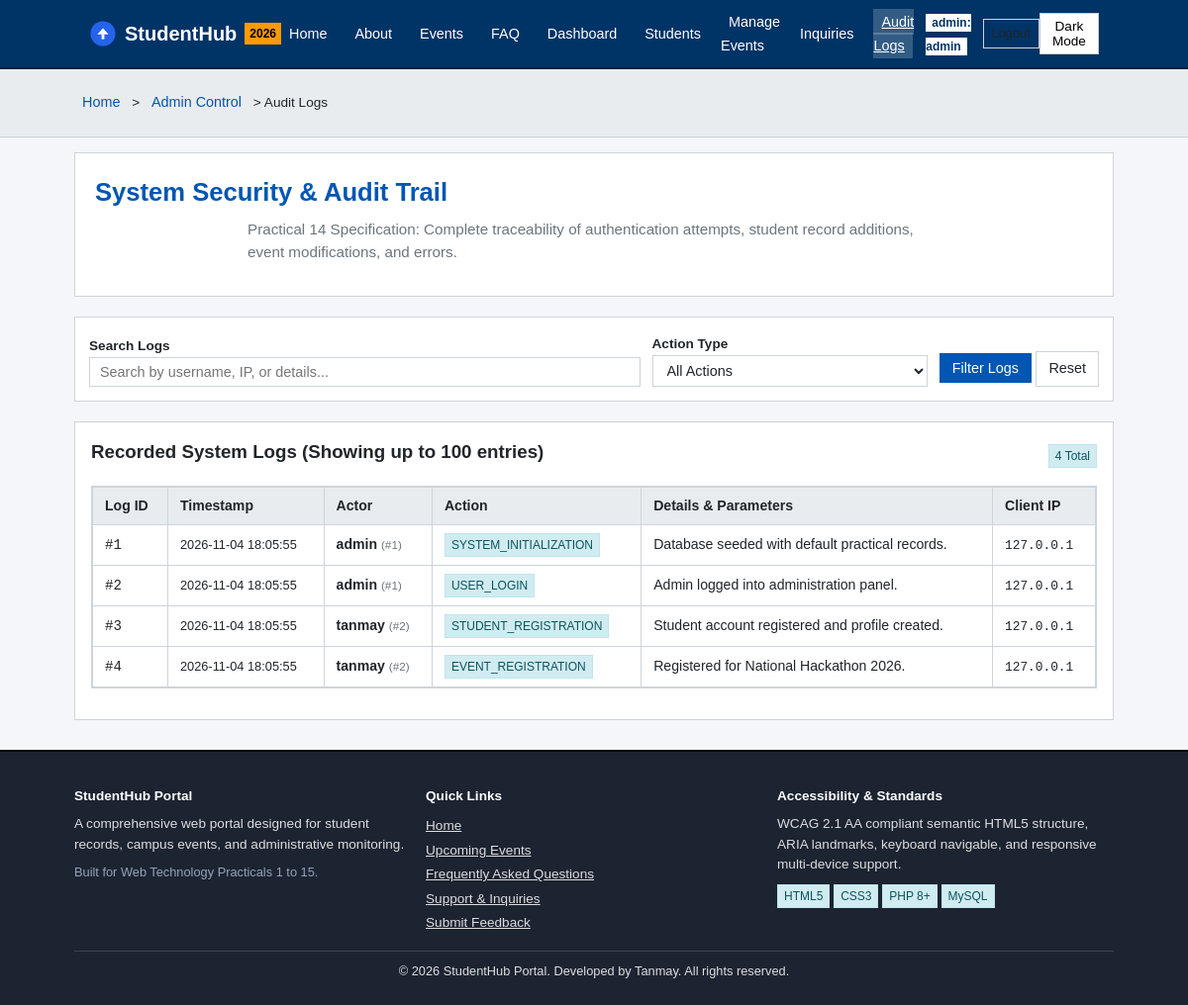
Screenshot of /admin_audit_logs.php (signed in) with the database file from the repository.
### tables this page shows
CREATE TABLE `audit_logs` (
  `id` INT AUTO_INCREMENT PRIMARY KEY,
  `user_id` INT DEFAULT NULL,
  `username` VARCHAR(50) NOT NULL DEFAULT 'Guest',
  `action` VARCHAR(100) NOT NULL,
  `details` TEXT DEFAULT NULL,
  `ip_address` VARCHAR(45) DEFAULT '127.0.0.1',
  `created_at` TIMESTAMP DEFAULT CURRENT_TIMESTAMP
);

### config/db.php (called while the page is built, shortened)
<?php
try {
    $conn = @mysqli_connect(DB_HOST, DB_USER, DB_PASS, DB_NAME, DB_PORT);
    if ($conn) {
        $db_connected = true;
    } else {
        $db_error_message = mysqli_connect_error();
    }
} catch (Throwable $e) {
    $conn = null;
    $db_connected = false;
    $db_error_message = $e->getMessage();
}
function sanitize_input($data) {
    $data = trim($data);
    $data = stripslashes($data);
    $data = htmlspecialchars($data, ENT_QUOTES, 'UTF-8');
    return $data;
}

### admin_audit_logs.php (the view, shortened to what this page needs)
<?php
require_once __DIR__ . '/config/db.php';
require_once __DIR__ . '/config/auth.php';
$filter_action = sanitize_input($_GET['action_filter'] ?? 'All');
$search = sanitize_input($_GET['search'] ?? '');
$logs = [];
if ($db_connected && $conn) {
    $sql = "SELECT * FROM audit_logs WHERE 1=1";
    $params = [];
    $types = "";
    $sql .= " ORDER BY created_at DESC LIMIT 100";
    if (!empty($params)) {
        $stmt = mysqli_prepare($conn, $sql);
        mysqli_stmt_bind_param($stmt, $types, ...$params);
        mysqli_stmt_execute($stmt);
        $res = mysqli_stmt_get_result($stmt);
        while ($row = mysqli_fetch_assoc($res)) {
            $logs[] = $row;
        }
        mysqli_stmt_close($stmt);
    } else {
        $res = mysqli_query($conn, $sql);
        while ($row = mysqli_fetch_assoc($res)) {
            $logs[] = $row;
        }
    }
}
require_once __DIR__ . '/includes/header.php';
?>
<div class="hero" style="text-align: left; padding: 20px;">
  <h1>System Security &amp; Audit Trail</h1>
  <p>Practical 14 Specification: Complete traceability of authentication attempts, student record additions, event modifications, and errors.</p>
</div>
<div class="card" style="margin-bottom: 20px; padding: 14px;">
  <form action="admin_audit_logs.php" method="GET" style="display: flex; gap: 12px; flex-wrap: wrap; align-items: flex-end;">
    <div style="flex: 2; min-width: 220px;">
      <label for="search" style="font-size: 0.85rem; font-weight: bold;">Search Logs</label>
      <input type="text" id="search" name="search" class="form-control" placeholder="Search by username, IP, or details..." value="<?php echo htmlspecialchars($search); ?>">
    </div>
    <div style="flex: 1; min-width: 180px;">
      <label for="action_filter" style="font-size: 0.85rem; font-weight: bold;">Action Type</label>
      <select id="action_filter" name="action_filter" class="form-control">
        <option value="All" <?php echo $filter_action === 'All' ? 'selected' : ''; ?>>All Actions</option>
      </select>
    </div>
    <div>
      <button type="submit" class="btn btn-primary">Filter Logs</button>
      <a href="admin_audit_logs.php" class="btn btn-outline">Reset</a>
    </div>
  </form>
</div>
<div class="card">
  <div style="display:flex; justify-content:space-between; align-items:center; margin-bottom: 12px;">
    <h3>Recorded System Logs (Showing up to 100 entries)</h3>
    <span class="badge badge-info"><?php echo count($logs); ?> Total</span>
  </div>
  <?php if (empty($logs)): ?>
    <div class="alert alert-info">No audit records match your query.</div>
  <?php else: ?>
    <div class="table-responsive">
      <table>
        <thead>
          <tr>
            <th>Log ID</th>
            <th>Timestamp</th>
            <th>Actor</th>
            <th>Action</th>
            <th>Details &amp; Parameters</th>
            <th>Client IP</th>
          </tr>
        </thead>
        <tbody>
          <?php foreach ($logs as $l): ?>
            <tr>
              <td><code>#<?php echo $l['id']; ?></code></td>
              <td style="white-space:nowrap; font-size:0.8rem;"><?php echo htmlspecialchars($l['created_at']); ?></td>
              <td>
                <strong><?php echo htmlspecialchars($l['username']); ?></strong>
                <?php if ($l['user_id']): ?>
                  <small style="color:var(--secondary-color);">(#<?php echo $l['user_id']; ?>)</small>
                <?php endif; ?>
              </td>
              <td><span class="badge badge-info"><?php echo htmlspecialchars($l['action']); ?></span></td>
              <td style="font-size:0.88rem;"><?php echo htmlspecialchars($l['details']); ?></td>
              <td><code style="font-size:0.8rem;"><?php echo htmlspecialchars($l['ip_address']); ?></code></td>
            </tr>
          <?php endforeach; ?>
        </tbody>
      </table>
    </div>
  <?php endif; ?>
</div>
<?php require_once __DIR__ . '/includes/footer.php'; ?>

### assets/css/style.css (style rules this page uses)
:root { --bg-color: #f4f6f9; --text-color: #212529; --card-bg: #ffffff; --border-color: #ced4da; --primary-color: #0056b3; --primary-hover: #004085; --secondary-color: #6c757d; --success-color: #28a745; --danger-color: #dc3545; --warning-color: #ffc107; --header-bg: #003366; --header-text: #ffffff; --footer-bg: #1c2331; --footer-text: #dddddd; --font-family: Arial, Helvetica, sans-serif; }
* { box-sizing: border-box; margin: 0; padding: 0; }
body { font-family: var(--font-family); background-color: var(--bg-color); color: var(--text-color); line-height: 1.5; display: flex; flex-direction: column; min-height: 100vh; }
.hero { background: var(--card-bg); border: 1px solid var(--border-color); padding: 20px; margin-bottom: 20px; text-align: center; }
.hero h1 { font-size: 1.6rem; margin-bottom: 8px; color: var(--primary-color); }
.hero p { color: var(--secondary-color); max-width: 700px; margin: 0 auto 12px; font-size: 0.95rem; }
.btn { display: inline-block; padding: 6px 12px; text-decoration: none; font-size: 0.9rem; font-family: inherit; border: 1px solid transparent; cursor: pointer; text-align: center; }
.btn-primary { background-color: var(--primary-color); color: #ffffff; border-color: var(--primary-color); }
.btn-outline { border-color: var(--border-color); background: transparent; color: var(--text-color); }
.card { background: var(--card-bg); border: 1px solid var(--border-color); padding: 16px; margin-bottom: 15px; display: flex; flex-direction: column; }
.card h2, .card h3, .card h4 { margin-bottom: 8px; }
.form-control { width: 100%; padding: 6px 10px; border: 1px solid var(--border-color); background-color: var(--card-bg); color: var(--text-color); font-size: 0.9rem; font-family: inherit; }
.table-responsive { overflow-x: auto; border: 1px solid var(--border-color); background: var(--card-bg); margin-bottom: 15px; }
table { width: 100%; border-collapse: collapse; text-align: left; font-size: 0.88rem; }
th, td { padding: 8px 12px; border: 1px solid var(--border-color); }
th { background-color: #e9ecef; font-weight: bold; }
.badge { display: inline-block; padding: 2px 6px; font-size: 0.75rem; border: 1px solid var(--border-color); background: #f0f0f0; color: #333333; }
.badge-info { background: #d1ecf1; color: #0c5460; border-color: #bee5eb; }

### rows the page displays
audit_logs: id "1", created_at "2026-11-04 18:05:55", username "admin", user "1", action "SYSTEM_INITIALIZATION", details "Database seeded with default practical records.", ip_address "127.0.0.1"
audit_logs: id "2", created_at "2026-11-04 18:05:55", username "admin", user "1", action "USER_LOGIN", details "Admin logged into administration panel.", ip_address "127.0.0.1"
audit_logs: id "3", created_at "2026-11-04 18:05:55", username "tanmay", user "2", action "STUDENT_REGISTRATION", details "Student account registered and profile created.", ip_address "127.0.0.1"
audit_logs: id "4", created_at "2026-11-04 18:05:55", username "tanmay", user "2", action "EVENT_REGISTRATION", details "Registered for National Hackathon 2026.", ip_address "127.0.0.1"

### other values shown
$user['role'] "admin"
$user['username'] "admin"
$title "Home"
$title "Admin Control"
$title "Audit Logs"
count($logs) "4"
